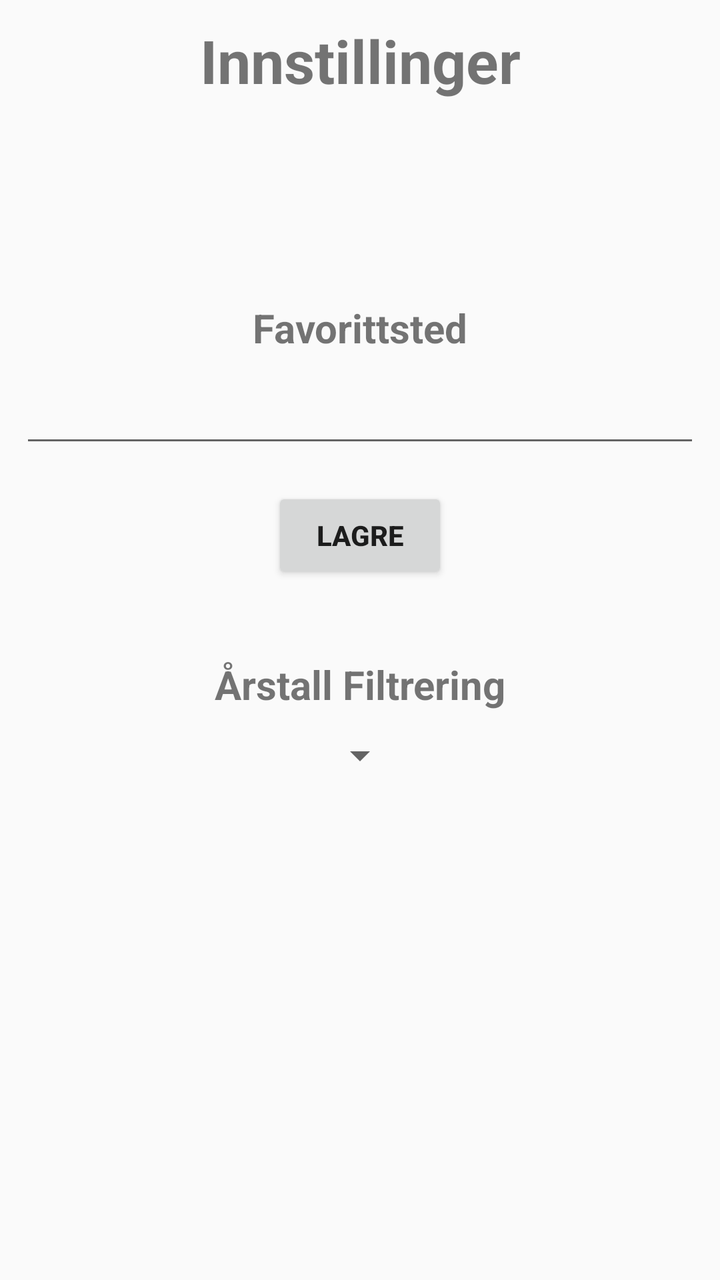
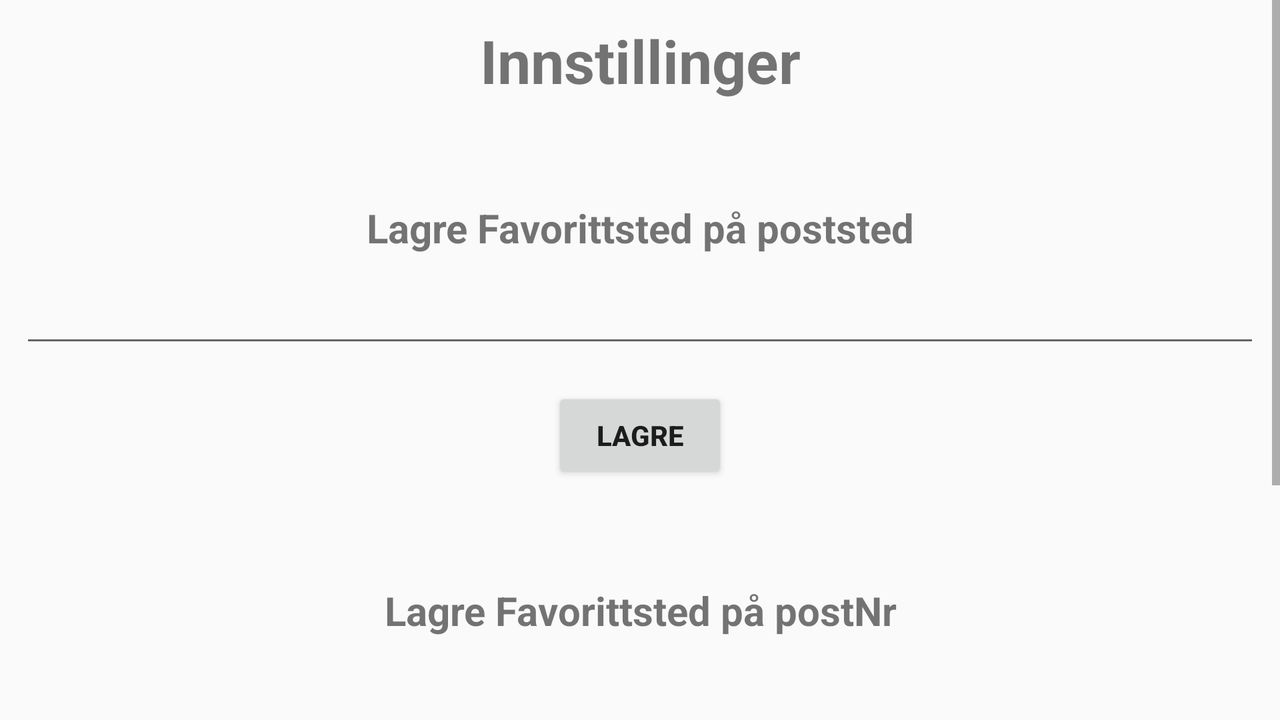

An Android layout and its configuration variant, each rendered on a device that would load it. The default file and the variant file are quoted in full after the pictures.
<!-- AndroidManifest.xml: application theme AppTheme -->
<!-- res/layout/activity_setting.xml -->
<?xml version="1.0" encoding="utf-8"?>
<androidx.constraintlayout.widget.ConstraintLayout xmlns:android="http://schemas.android.com/apk/res/android"
    xmlns:tools="http://schemas.android.com/tools"
    android:layout_width="match_parent"
    android:layout_height="match_parent"
    xmlns:app="http://schemas.android.com/apk/res-auto"
    tools:context=".SettingActivity">

    <TextView
        android:id="@+id/innstillinger"
        android:layout_width="match_parent"
        android:layout_height="wrap_content"
        android:text="Innstillinger"
        android:textStyle="bold"
        android:textSize="30sp"
        android:textAlignment="center"
        android:layout_margin="10dp"
        app:layout_constraintStart_toStartOf="parent"
        app:layout_constraintEnd_toEndOf="parent"
        app:layout_constraintTop_toTopOf="parent"/>

    <TextView
        android:id="@+id/favoritt_sted"
        android:layout_width="match_parent"
        android:layout_height="wrap_content"
        android:layout_marginTop="100dp"
        android:layout_marginStart="10dp"
        android:layout_marginEnd="10dp"
        android:text="Favorittsted"
        android:textStyle="bold"
        android:textSize="20sp"
        android:textAlignment="center"
        app:layout_constraintStart_toStartOf="parent"
        app:layout_constraintEnd_toEndOf="parent"
        app:layout_constraintTop_toBottomOf="@id/innstillinger" />

    <EditText
        android:id="@+id/favoritt_sted_input"
        android:layout_width="match_parent"
        android:layout_height="wrap_content"
        android:layout_margin="10dp"
        app:layout_constraintStart_toStartOf="parent"
        app:layout_constraintEnd_toEndOf="parent"
        app:layout_constraintTop_toBottomOf="@id/favoritt_sted" />

    <Button
        android:layout_width="wrap_content"
        android:layout_height="wrap_content"
        android:layout_margin="15dp"
        android:text="Lagre"
        android:textStyle="bold"
        app:layout_constraintStart_toStartOf="parent"
        app:layout_constraintEnd_toEndOf="parent"
        app:layout_constraintTop_toBottomOf="@id/favoritt_sted_input" />

    <TextView
        android:id="@+id/årstall_tittel"
        android:layout_width="match_parent"
        android:layout_height="wrap_content"
        android:layout_marginTop="100dp"
        android:text="Årstall Filtrering"
        android:textStyle="bold"
        android:textSize="20sp"
        android:textAlignment="center"
        app:layout_constraintStart_toStartOf="parent"
        app:layout_constraintEnd_toEndOf="parent"
        app:layout_constraintTop_toBottomOf="@id/favoritt_sted_input" />

    <Spinner
        android:id="@+id/årstall_spinner"
        android:layout_width="wrap_content"
        android:layout_height="wrap_content"
        android:layout_margin="10dp"
        app:layout_constraintStart_toStartOf="parent"
        app:layout_constraintEnd_toEndOf="parent"
        app:layout_constraintTop_toBottomOf="@id/årstall_tittel"/>

</androidx.constraintlayout.widget.ConstraintLayout>
<!-- resources referenced by this layout -->
<resources>
  <style name="AppTheme" parent="Theme.AppCompat.Light.DarkActionBar">
          
          <item name="colorPrimary">@color/colorPrimary</item>
          <item name="colorPrimaryDark">@color/colorPrimaryDark</item>
          <item name="colorAccent">@color/colorAccent</item>
          <item name="alertDialogTheme">@style/VarselDialogTema</item>
      </style>
  <color name="colorPrimary">#008577</color>
  <color name="colorPrimaryDark">#00574B</color>
  <color name="colorAccent">#D81B60</color>
  <style name="VarselDialogTema" parent="ThemeOverlay.AppCompat.Dialog.Alert">
          <item name="buttonBarNegativeButtonStyle">@style/NegativeButtonStyle</item>
          <item name="buttonBarPositiveButtonStyle">@style/PositiveButtonStyle</item>
      </style>
  <style name="NegativeButtonStyle" parent="Widget.AppCompat.Button.ButtonBar.AlertDialog">
          <item name="android:textColor">#46FF00</item>
      </style>
  <style name="PositiveButtonStyle" parent="Widget.AppCompat.Button.ButtonBar.AlertDialog">
          <item name="android:textColor">#FF0000</item>
      </style>
</resources>
<!-- res/layout-land/activity_setting.xml (the author's variant of the layout above) -->
<!-- drawn on the phone turned sideways -->
<?xml version="1.0" encoding="utf-8"?>
<androidx.constraintlayout.widget.ConstraintLayout xmlns:android="http://schemas.android.com/apk/res/android"
    xmlns:tools="http://schemas.android.com/tools"
    android:layout_width="match_parent"
    android:layout_height="match_parent"
    xmlns:app="http://schemas.android.com/apk/res-auto"
    tools:context=".SettingActivity">

    <ScrollView
        android:layout_width="match_parent"
        android:layout_height="match_parent" >

        <androidx.constraintlayout.widget.ConstraintLayout
            android:layout_width="match_parent"
            android:layout_height="match_parent" >

            <TextView
                android:id="@+id/innstillinger"
                android:layout_width="match_parent"
                android:layout_height="wrap_content"
                android:text="Innstillinger"
                android:textStyle="bold"
                android:textSize="30sp"
                android:textAlignment="center"
                android:layout_margin="10dp"
                app:layout_constraintStart_toStartOf="parent"
                app:layout_constraintEnd_toEndOf="parent"
                app:layout_constraintTop_toTopOf="parent"/>

            <TextView
                android:id="@+id/favoritt_sted_poststed"
                android:layout_width="match_parent"
                android:layout_height="wrap_content"
                android:layout_marginTop="50dp"
                android:layout_marginStart="10dp"
                android:layout_marginEnd="10dp"
                android:text="Lagre Favorittsted på poststed"
                android:textStyle="bold"
                android:textSize="20sp"
                android:textAlignment="center"
                app:layout_constraintStart_toStartOf="parent"
                app:layout_constraintEnd_toEndOf="parent"
                app:layout_constraintTop_toBottomOf="@id/innstillinger" />

            <EditText
                android:id="@+id/favoritt_sted_input_poststed"
                android:layout_width="match_parent"
                android:layout_height="wrap_content"
                android:layout_margin="10dp"
                app:layout_constraintStart_toStartOf="parent"
                app:layout_constraintEnd_toEndOf="parent"
                app:layout_constraintTop_toBottomOf="@id/favoritt_sted_poststed" />

            <Button
                android:id="@+id/favoritt_sted_knapp_poststed"
                android:layout_width="wrap_content"
                android:layout_height="wrap_content"
                android:layout_margin="15dp"
                android:text="Lagre"
                android:textStyle="bold"
                android:onClick="favorittsted_lagring_poststed"
                app:layout_constraintStart_toStartOf="parent"
                app:layout_constraintEnd_toEndOf="parent"
                app:layout_constraintTop_toBottomOf="@id/favoritt_sted_input_poststed" />
            

            <TextView
                android:id="@+id/favoritt_sted_postnr"
                android:layout_width="match_parent"
                android:layout_height="wrap_content"
                android:layout_marginTop="50dp"
                android:layout_marginStart="10dp"
                android:layout_marginEnd="10dp"
                android:text="Lagre Favorittsted på postNr"
                android:textStyle="bold"
                android:textSize="20sp"
                android:textAlignment="center"
                app:layout_constraintStart_toStartOf="parent"
                app:layout_constraintEnd_toEndOf="parent"
                app:layout_constraintTop_toBottomOf="@id/favoritt_sted_knapp_poststed" />

            <EditText
                android:id="@+id/favoritt_sted_input_postnr"
                android:layout_width="match_parent"
                android:layout_height="wrap_content"
                android:layout_margin="10dp"
                app:layout_constraintStart_toStartOf="parent"
                app:layout_constraintEnd_toEndOf="parent"
                app:layout_constraintTop_toBottomOf="@id/favoritt_sted_postnr" />

            <Button
                android:id="@+id/favoritt_sted_knapp_postnr"
                android:layout_width="wrap_content"
                android:layout_height="wrap_content"
                android:layout_margin="15dp"
                android:text="Lagre"
                android:textStyle="bold"
                android:onClick="favorittsted_lagring_postnr"
                app:layout_constraintStart_toStartOf="parent"
                app:layout_constraintEnd_toEndOf="parent"
                app:layout_constraintTop_toBottomOf="@id/favoritt_sted_input_postnr" />
            

            <TextView
                android:id="@+id/årstall_tittel"
                android:layout_width="match_parent"
                android:layout_height="wrap_content"
                android:layout_marginTop="100dp"
                android:text="Årstall Filtrering"
                android:textStyle="bold"
                android:textSize="20sp"
                android:textAlignment="center"
                app:layout_constraintStart_toStartOf="parent"
                app:layout_constraintEnd_toEndOf="parent"
                app:layout_constraintTop_toBottomOf="@id/favoritt_sted_input_postnr" />

            <Switch
                android:id="@+id/switch_årstall_lagring"
                android:layout_width="wrap_content"
                android:layout_height="wrap_content"
                android:layout_margin="10dp"
                app:layout_constraintStart_toEndOf="@+id/årstall_spinner"
                app:layout_constraintEnd_toEndOf="parent"
                app:layout_constraintTop_toBottomOf="@+id/årstall_tittel"
                />

            <Spinner
                android:id="@+id/årstall_spinner"
                android:layout_width="wrap_content"
                android:layout_height="wrap_content"
                android:layout_margin="10dp"
                app:layout_constraintStart_toStartOf="parent"
                app:layout_constraintEnd_toStartOf="@id/switch_årstall_lagring"
                app:layout_constraintTop_toBottomOf="@id/årstall_tittel"/>

        </androidx.constraintlayout.widget.ConstraintLayout>

    </ScrollView>

</androidx.constraintlayout.widget.ConstraintLayout>
